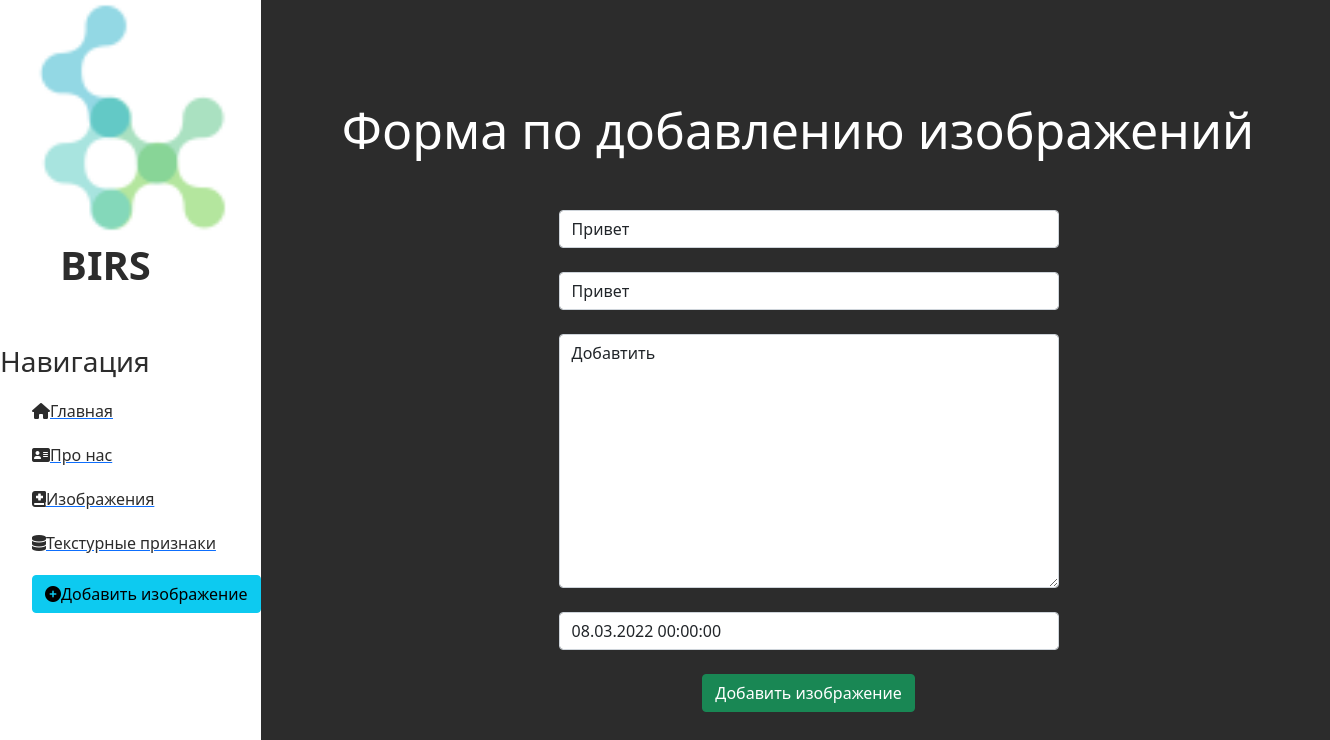
Screenshot of /melanomas/3/update with the database file from the repository.
### melanomas/models.py (models this page shows, shortened)
class Articles(models.Model):
    title = models.CharField('Название', max_length=50)
    anons = models.CharField('Анонс', max_length=250)
    full_text = models.TextField('Статья')
    data = models.DateTimeField('Дата публикации')
    class Meta:
        verbose_name = 'Изображение'
        verbose_name_plural = 'Изображения'

### melanomas/views.py (the view)
# urls.py: path('<int:pk>/update', views.MelanomasUpdateView.as_view(),name='melanomas-update'),
class MelanomasUpdateView(UpdateView):
    model = Articles
    template_name = 'melanomas/create.html'
    form_class = ArticlesForm

### melanomas/forms.py
class ArticlesForm(ModelForm):
    class Meta:
        model = Articles
        fields = ['title','anons','full_text','data']
        widgets = {
            "title": TextInput(attrs={
                'class': 'form-control',
                'placeholder': 'Название изображения'
            }),
            "anons": TextInput(attrs={
                'class': 'form-control',
                'placeholder': 'Анонс изображения'
            }),
            "full_text": Textarea(attrs={
                'class': 'form-control',
                'placeholder': 'Описание изображения'
            }),
            "data": DateTimeInput(attrs={
                'class': 'form-control',
                'placeholder': 'Дата'
            }),
        }

### melanomas/templates/melanomas/create.html (shortened to what this page needs)
{% extends 'main/layout.html' %}
{% block content %}
    <div class="features">
        <h1>Форма по добавлению изображений</h1>
        <form method="post">
            {{ form.title }}<br>
            {{ form.anons }}<br>
            {{ form.full_text }}<br>
            {{ form.data }}<br>
            <button class="btn btn-success" type="submit">Добавить изображение</button>
        </form>
    </div>
{% endblock %}

### static/main/css/main.css (style rules this page uses)
body { background: #2c2c2c; }
main .features { float: left; color: #ffffff; margin-top: 100px; text-align: center; width: 100%;` }
main .features h1 { font-size: 50px; }
form { margin-left: 32%; width: 500px; margin-top: 50px; }
div { margin-left:10%; width: 0px; }

### rows the page displays
Articles: title "Привет", anons "Привет", full_text "Добавтить", data "08.03.2022 00:00:00"
